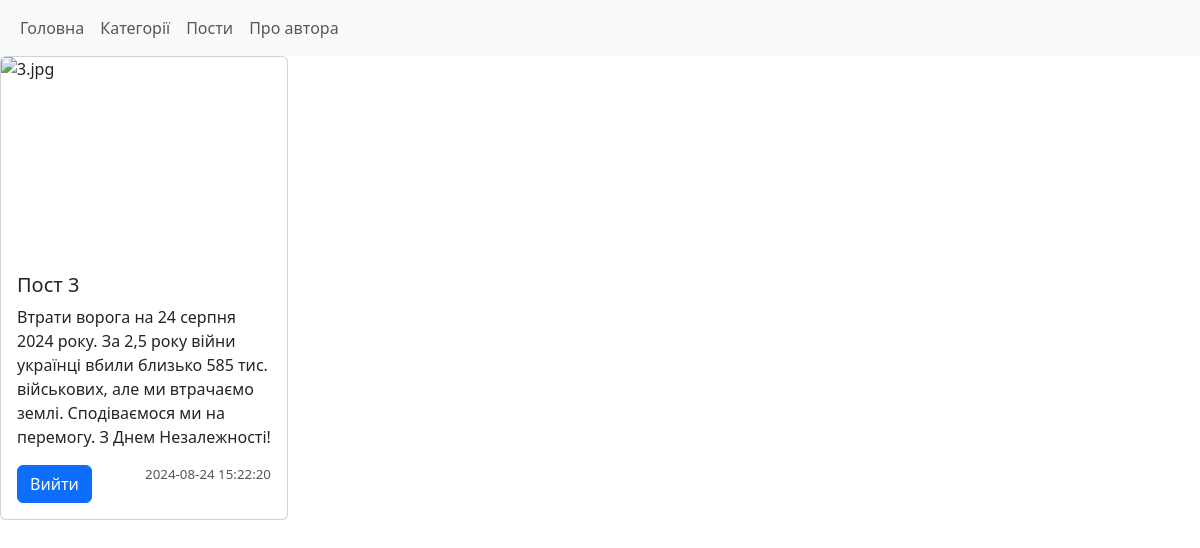
The app's page /post/view/3 with its own data.
### tables this page shows
CREATE TABLE post (id INTEGER PRIMARY KEY AUTOINCREMENT, category_id INTEGER NOT NULL, text TEXT, datetime DATETIME NOT NULL DEFAULT CURRENT_TIMESTAMP, FOREIGN KEY (category_id) REFERENCES category(id) );

### main.py (the view)
@app.route('/post/view/<id>')
def single_post(id):
    return render_template('single_post.html', post=db.getPost(id))

### db.py (called while the page is built)
def open():
    global conn, cursor
    conn = sqlite3.connect(db_name)
    cursor = conn.cursor()

def close():
    cursor.close()
    conn.close()

def getPost(id):
    open()
    cursor.execute('SELECT * FROM post WHERE id == ?', [id])
    result = cursor.fetchone()
    close()
    return result

### templates/single_post.html
{% extends 'base.html' %}
{% block content %}
<div class="card" style="width: 18rem;">
    <img src="/static/{{post[0]}}.jpg" class="card-img-top" alt="{{post[0]}}.jpg" width="200px" height="200px">
    <div class="card-body">
      <h5 class="card-title">Пост {{post[0]}}</h5>
      <p class="card-text">{{post[2]}}</p>
      <span class="date">{{post[3]}}</span>
      <a href="/post/view" class="btn btn-primary">Вийти</a>
    </div>
  </div>
{% endblock %}

### static/style.css (style rules this page uses)
body { background: #FFFFFF }
.date { font-size: smaller; color: #555; float: right; }

### records on screen
post: id "3", text "Втрати ворога на 24 серпня 2024 року. За 2,5 року війни українці вбили близько 585 тис. військових, але ми втрачаємо землі. Сподіваємося ми на перемогу. З Днем Незалежності!", datetime "2024-08-24 15:22:20"
